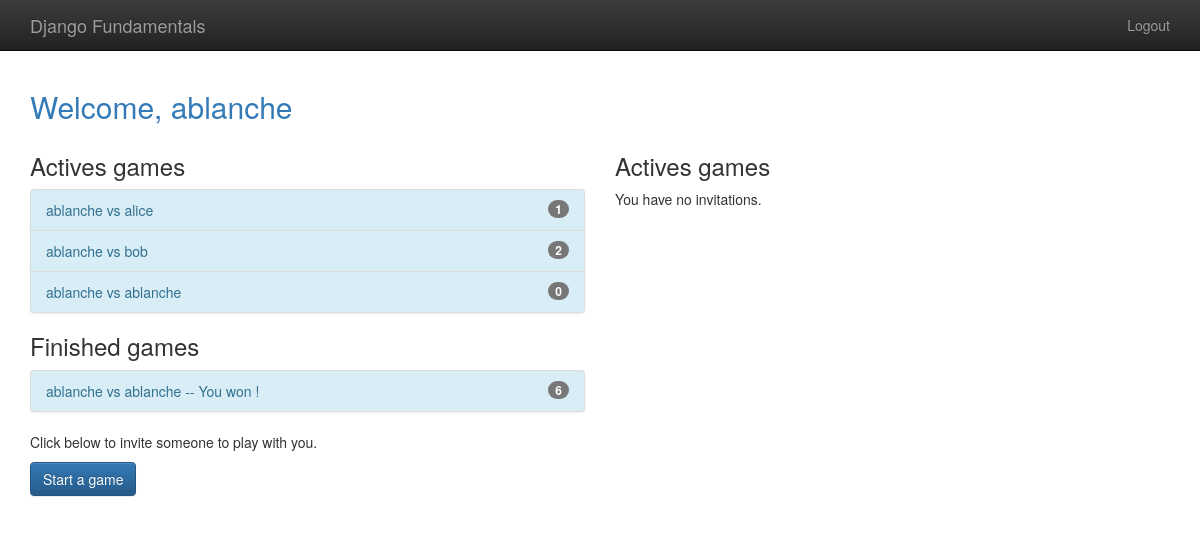
Before: /tictactoe/home (signed in) with the older database file.
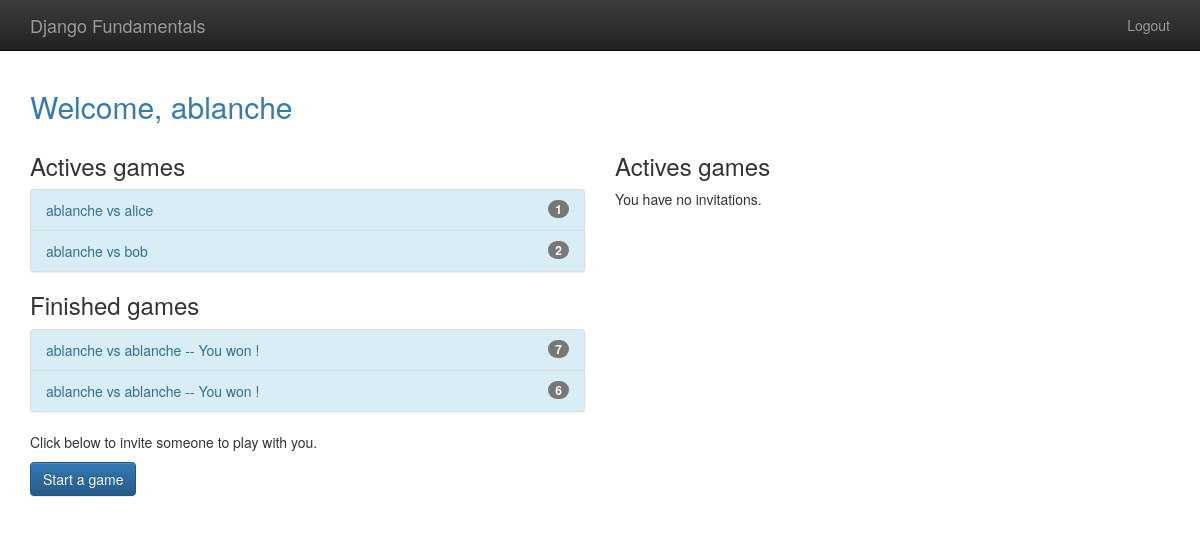
After: the same page with the newer database file.
### tictactoe/models.py (models this page shows, shortened)
class Game(models.Model):
    first_player = models.ForeignKey(User, related_name="games_first_player", on_delete=models.SET_NULL, null=True)
    second_player = models.ForeignKey(User, related_name="games_second_player", on_delete=models.SET_NULL, null=True)
    start_time = models.DateTimeField(auto_now_add=True)
    last_active = models.DateTimeField(auto_now=True)
    status = models.CharField(max_length=1, default='F', choices=GMAE_STATUS_CHOICES)
    objects = GamesQuerySet.as_manager()
    def get_absolute_url(self):
        return reverse("tictactoe_detail", args=[self.pk])
    def __str__(self):
        return f"{self.first_player} vs {self.second_player}"

### tictactoe/views.py (the view)
# urls.py: path('', views.home, name="home"),
@login_required
def home(request):
    my_games = Game.objects.games_for_user(request.user)
    active_games = my_games.active()
    finished_games = my_games.difference(active_games)
    invitations = request.user.invitations_received.all()
    return render(request, "tictactoe/home.html", {'active_games': active_games, 'finished_games':finished_games,'invitations':invitations})

### tictactoe/models.py (called while the page is built)
    def games_for_user(self, user):
        return self.filter(
            Q(first_player=user) | Q(second_player=user)
        )

    def active(self):
        return self.filter(Q(status='F') | Q(status='S'))

### tictactoe/templates/tictactoe/home.html
{% extends 'base.html' %}
{% block  content%}
    <h2 class="text-primary" >Welcome, {{ user.username}} </h2>
    <div class="row">
        <div class="col-md-6">
            <h3>Actives games</h3>
            {% include "tictactoe/game_list_snippet.html" with games_list=active_games %}
            <h3>Finished games</h3>
            {% include "tictactoe/game_list_snippet.html" with games_list=finished_games %}
            <p> Click below to invite someone to play with you.</p>
            <p>
            <a class="btn btn-primary" href="{% url 'tictactoe_new_invitation' %}">
                Start a game
            </a>
            </p>
        </div>
        <div class="col-md-6">
            <h3>Actives games</h3>
            {% if invitations %}
                <div class="list-group">
                    {% for inv in invitations %}
                        <a class="list-group-item" href=" {% url 'tictactoe_accept_invitation' id=inv.id %}">
                        {{ inv.from_user.username}} has invited you to a game. Click here
                        </a>
                    {% endfor %}
                </div>
            {% else %}
                <p>You have no invitations.</p>
            {% endif %}
        </div>
    </div>
{% endblock  %}

### tictactoe/templates/tictactoe/game_list_snippet.html
{% if games_list %}
    <div class="list-group bg-info">
        {% for game in games_list %}
            <a class="list-group-item list-group-item-info" href=" {{ game.get_absolute_url }}">
                {{ game }}
                {% if game.status not in 'FS' %}
                    {% if game.status == 'D' %}
                        -- Draw
                    {% elif game.status == 'W' and user == game.first_player %}
                        -- You won !
                    {% elif game.status == 'L' and user == game.second_player %}
                        -- You won !
                    {% else %}
                        -- You lost
                    {% endif %}
                {% endif %}
                <span class="badge">{{ game.move_set.count }}</span>
            </a>
        {% endfor %}
    </div>
{% endif %}

Changed rows visible on the page:
changed Game (number 3 of 4 on the later page): move_set.count "0" → "7"; now shows "-- You won !"
